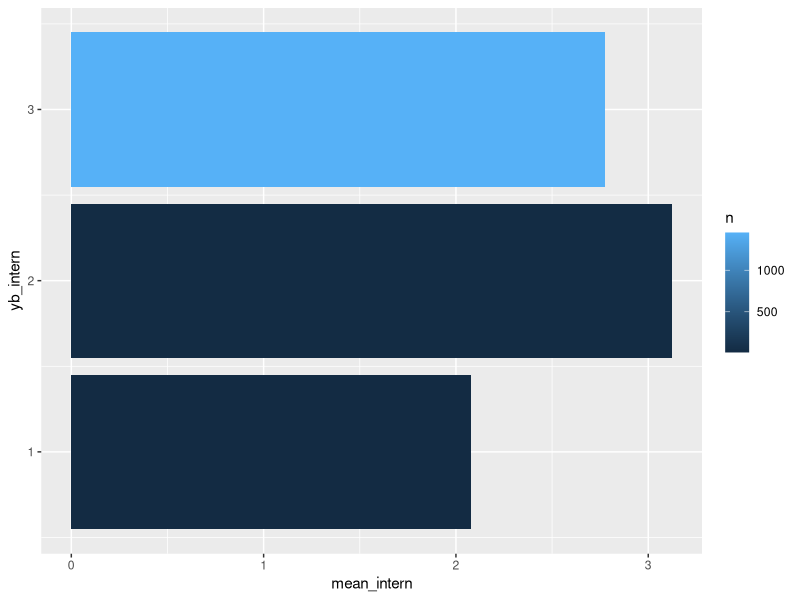
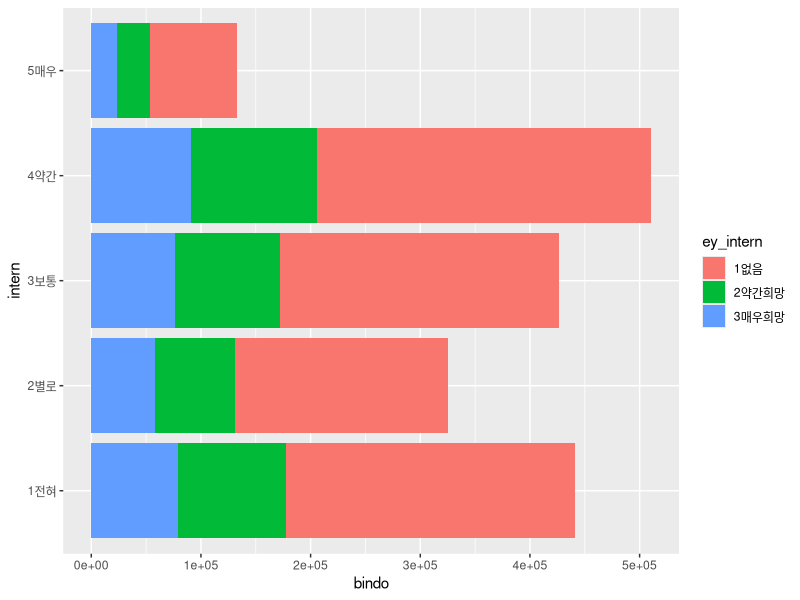
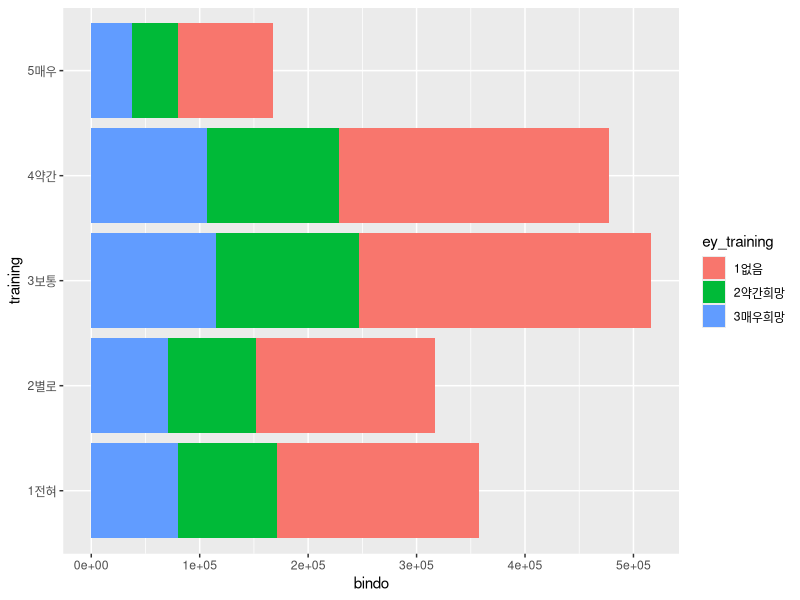
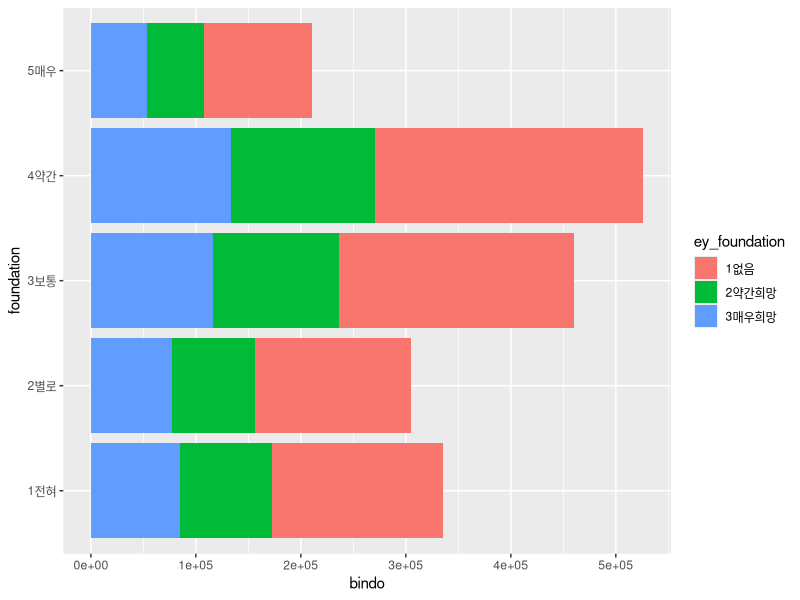

Source code (R) for these figures, in order:
## ---- chunk 1
knitr::opts_chunk$set(echo = TRUE)
## ---- chunk 2
library(ggplot2)
library(dplyr)
library(readxl)

raw_welfare <- read_excel("2015_seoul_bockjisiltae_data.xlsx")

welfare <- raw_welfare
## ---- chunk 3
head(welfare)
tail(welfare)
dim(welfare)
str(welfare)
summary(welfare)
## ---- chunk 4
welfare <- rename(welfare, 
                  gagu1=A1_2_1,
                  gagu2=A1_2_2,
                  gagu3=A1_2_3,
                  gagu4=A1_2_4,
                  yb_intern=E9_2_4,
                  yb_training=E9_2_5,
                  yb_foundation=E9_2_6,
                  intern=E9_3_4,
                  training=E9_3_5,
                  foundation=E9_3_6)
## ---- chunk 5
str(welfare)
## ---- chunk 6
welfare_1 <- welfare %>% 
  select(gagu1,age_1,yb_intern,yb_training,yb_foundation,intern,training,foundation) %>% 
  filter(gagu1 == "1" & age_1 < 30 & age_1 >= 15)

welfare_2 <- welfare %>% 
  select(gagu2,age_2,yb_intern,yb_training,yb_foundation,intern,training,foundation) %>% 
  filter(gagu2 == "3" & age_2 < 30 & age_2 >= 15)

welfare_3 <- welfare %>% 
  select(gagu3,age_3,yb_intern,yb_training,yb_foundation,intern,training,foundation) %>%
  filter(gagu3 == "3" & age_3 < 30 & age_3 >= 15)

welfare_4 <- welfare %>% 
  select(gagu4,age_4,yb_intern,yb_training,yb_foundation,intern,training,foundation) %>% 
  filter(gagu4 == "3" & age_4 < 30 & age_4 >= 15)
## ---- chunk 7
welfare_1 <- rename(welfare_1,
                    gagu = gagu1,
                    age = age_1)
welfare_2 <- rename(welfare_2,
                    gagu = gagu2,
                    age = age_2)
welfare_3 <- rename(welfare_3,
                    gagu = gagu3,
                    age = age_3)
welfare_4 <- rename(welfare_4,
                    gagu = gagu4,
                    age = age_4)
## ---- chunk 8
welfare_total <- bind_rows(welfare_1, welfare_2, welfare_3, welfare_4)
## ---- chunk 9
table(is.na(welfare_total))
## ---- chunk 10
welfare_total_a1<- welfare_total %>%
  group_by(yb_intern) %>% 
  summarise(mean_intern = mean(intern),
            n=n())

View(welfare_total_a1)
## ---- chunk 11
welfare_total$yb_intern <- ifelse(welfare_total$yb_intern == 1, "1현재이용", 
                                  ifelse(welfare_total$yb_intern == 2, "2과거이용", "3이용안함"))

welfare_total$yb_training <- ifelse(welfare_total$yb_training == 1, "1현재이용", 
                                    ifelse(welfare_total$yb_training == 2, "2과거이용", "3이용안함"))

welfare_total$yb_foundation <- ifelse(welfare_total$yb_foundation == 1, "1현재이용", 
                                      ifelse(welfare_total$yb_foundation == 2, "2과거이용", "3이용안함"))
## ---- chunk 12
welfare_total$intern <- ifelse(welfare_total$intern == 1, "1전혀", 
                               ifelse(welfare_total$intern == 2, "2별로", 
                                      ifelse(welfare_total$intern == 3, "3보통",
                                             ifelse(welfare_total$intern == 4, "4약간", "5매우"))))

welfare_total$training <- ifelse(welfare_total$training == 1, "1전혀",
                                 ifelse(welfare_total$training == 2, "2별로",
                                        ifelse(welfare_total$training == 3, "3보통", 
                                               ifelse(welfare_total$training == 4, "4약간", "5매우"))))

welfare_total$foundation <- ifelse(welfare_total$foundation == 1, "1전혀",
                                   ifelse(welfare_total$foundation == 2, "2별로",
                                          ifelse(welfare_total$foundation == 3, "3보통",
                                                 ifelse(welfare_total$foundation == 4, "4약간", "5매우"))))
## ---- chunk 13
ggplot(data = welfare_total_a1, aes(x = yb_intern, y = mean_intern, fill = n)) + geom_col() + coord_flip() 
## ---- chunk 14
welfare <- rename(welfare,
                  ey_intern=E9_4_4,
                  ey_training=E9_4_5,
                  ey_foundation=E9_4_6)
## ---- chunk 15
welfare_5 <- welfare %>% 
  filter(gagu1 == "1" & age_1 < 30 & age_1 >= 15) %>% 
  select(gagu1,ey_intern,ey_training,ey_foundation)

welfare_6 <- welfare %>% 
  filter(gagu2 == "3" & age_2 < 30 & age_2 >= 15) %>% 
  select(gagu2,ey_intern,ey_training,ey_foundation)

welfare_7 <- welfare %>% 
  filter(gagu3 == "3" & age_3 < 30 & age_3 >= 15) %>% 
  select(gagu3,ey_intern,ey_training,ey_foundation)

welfare_8 <- welfare %>% 
  filter(gagu4 == "3" & age_4 < 30 & age_4 >= 15) %>% 
  select(gagu4,ey_intern,ey_training,ey_foundation)
## ---- chunk 16
welfare_5 <- rename(welfare_5,
                    gagu = gagu1)
welfare_6 <- rename(welfare_6,
                    gagu = gagu2)
welfare_7 <- rename(welfare_7,
                    gagu = gagu3)
welfare_8 <- rename(welfare_8,
                    gagu = gagu4)
## ---- chunk 17
welfare_total_b <- bind_rows(welfare_5, welfare_6, welfare_7, welfare_8)
## ---- chunk 18
welfare_all <- left_join(welfare_total, welfare_total_b, by = "gagu")
## ---- chunk 19
table(is.na(welfare_all))
## ---- chunk 20
welfare_all$ey_intern <- ifelse(welfare_all$ey_intern == 1, "1없음",
                                  ifelse(welfare_all$ey_intern == 2, "2약간희망", "3매우희망"))

welfare_all$ey_training <- ifelse(welfare_all$ey_training == 1, "1없음",
                                    ifelse(welfare_all$ey_training == 2, "2약간희망", "3매우희망"))

welfare_all$ey_foundation <- ifelse(welfare_all$ey_foundation == 1, "1없음", 
                                      ifelse(welfare_all$ey_foundation == 2, "2약간희망", "3매우희망"))
## ---- chunk 21
welfare_df1 <- welfare_all %>%
  group_by(intern,ey_intern) %>% 
  summarise(bindo=n())
## ---- chunk 22
welfare_df1$intern <- as.factor(welfare_df1$intern)
welfare_df1$ey_intern <- as.factor(welfare_df1$ey_intern)

ggplot(data = welfare_df1, aes(x = intern, y = bindo, fill = ey_intern)) + geom_col() + coord_flip()
## ---- chunk 23
welfare_df2 <- welfare_all %>%
  group_by(training,ey_training) %>% 
  summarise(bindo=n())
## ---- chunk 24
welfare_df2$training <- as.factor(welfare_df2$training)
welfare_df2$ey_training <- as.factor(welfare_df2$ey_training)

ggplot(data = welfare_df2, aes(x = training, y = bindo, fill = ey_training)) + geom_col() + coord_flip()
## ---- chunk 25
welfare_df3 <- welfare_all %>%
  group_by(foundation,ey_foundation) %>% 
  summarise(bindo=n())
## ---- chunk 26
welfare_df3$foundation <- as.factor(welfare_df3$foundation)
welfare_df3$ey_foundation <- as.factor(welfare_df3$ey_foundation)

ggplot(data = welfare_df3, aes(x = foundation, y = bindo, fill = ey_foundation)) + geom_col() + coord_flip()
